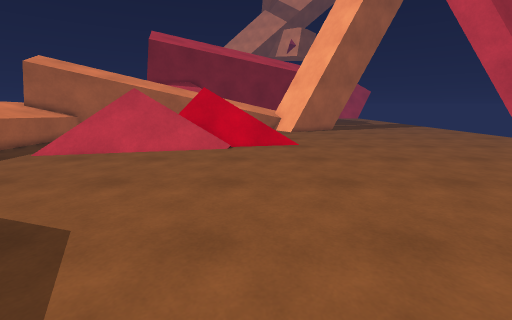
view 1 (above)

24 first-person views from a walk through a 3-D level made in the Unity game engine. The camera is 1.3 m above the floor, tilts 12° down and sees 90° across. The floor is counted in squares, 0.5 m on a side. Each view is taken from the middle of a square. On the plan, view 1 faces up. The plan holds only what a view shows up to about 18 squares ahead; the rest is blank. The place goes on beyond the plan.

view 2
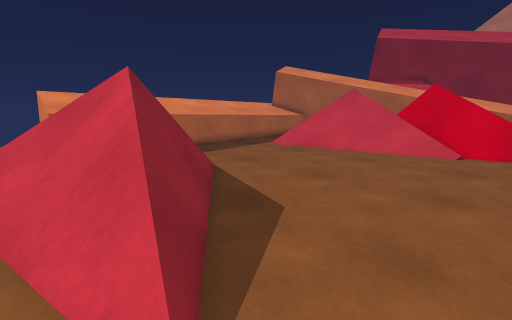

view 3
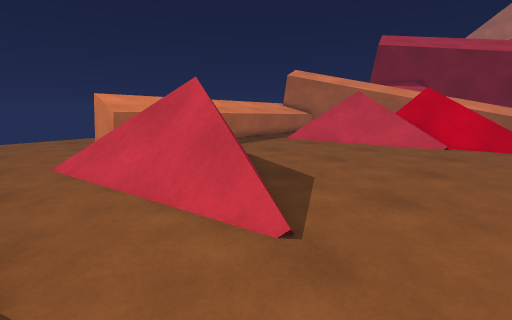

view 4
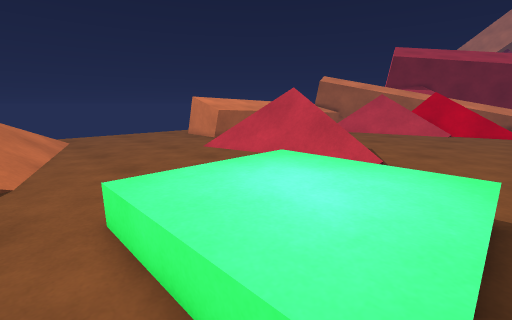

view 5
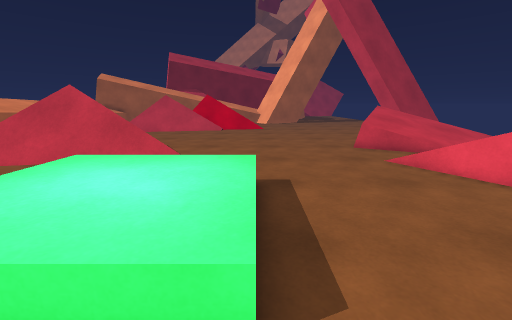

view 6
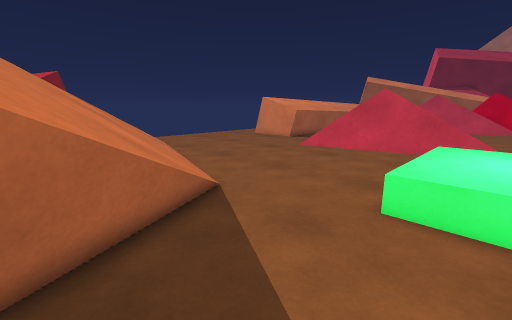

view 7
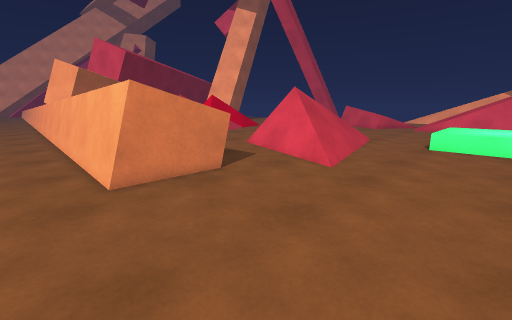

view 8
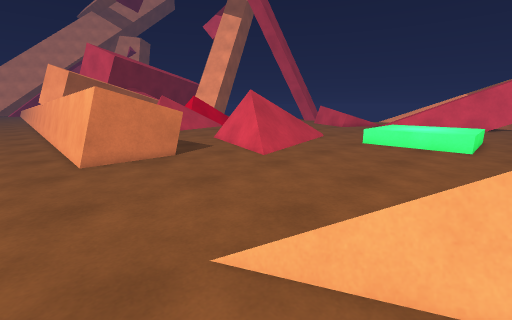

view 9
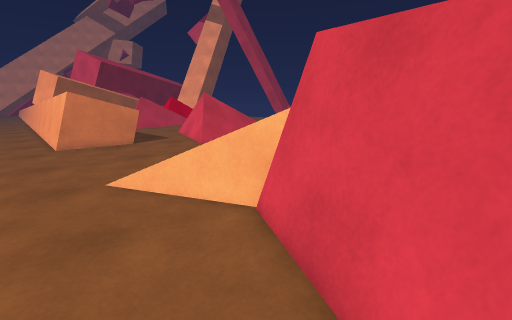

view 10
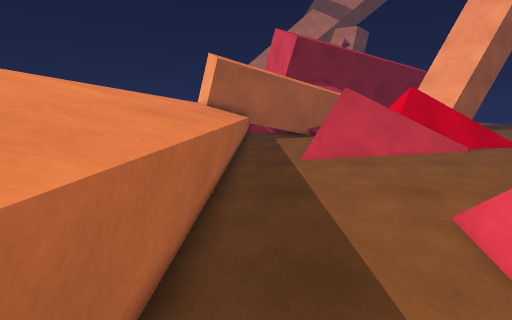

view 11
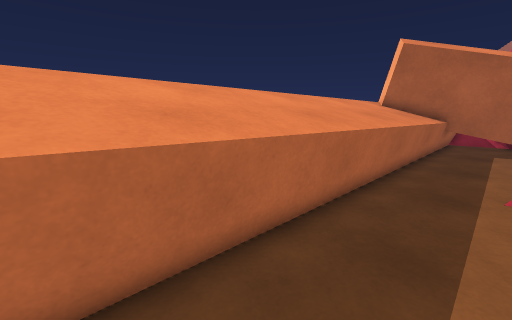

view 12
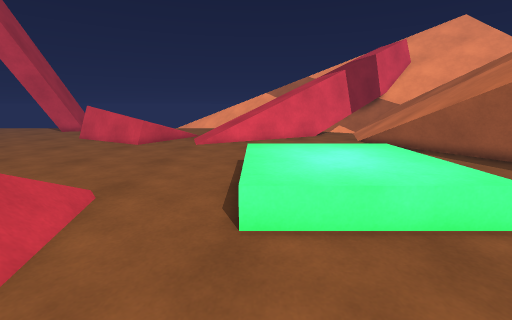

view 13
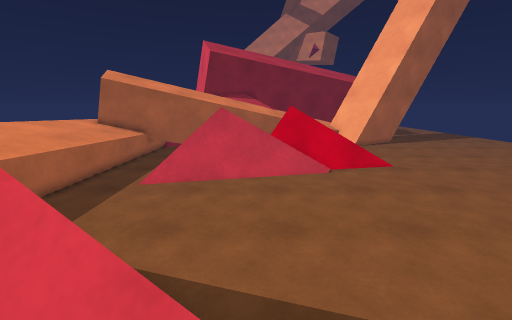

view 14
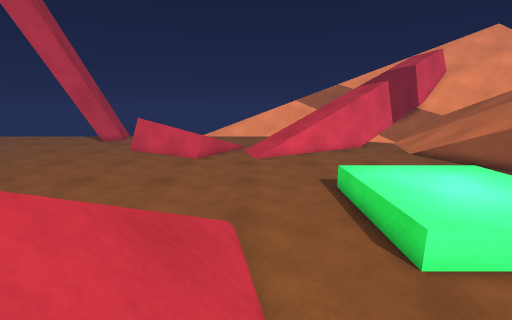

view 15
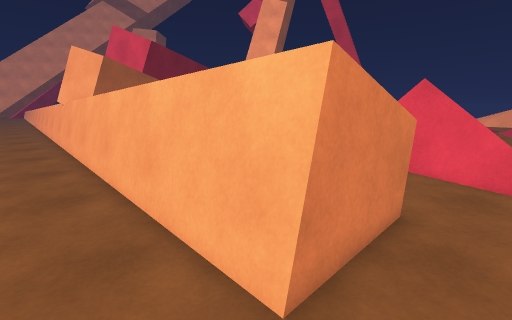

view 16
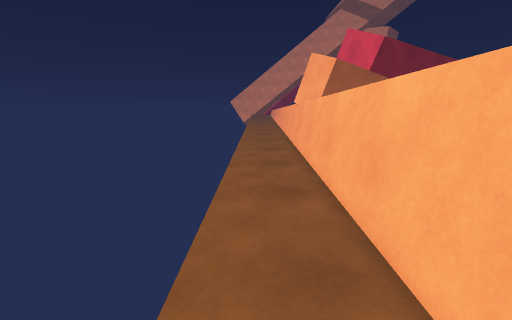

view 17
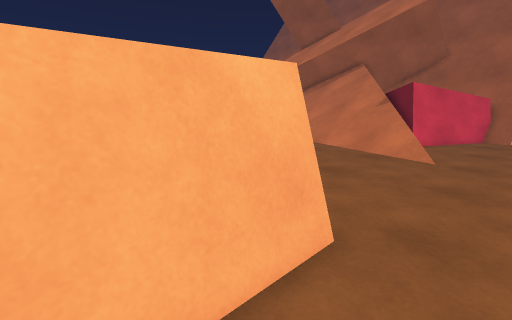

view 18
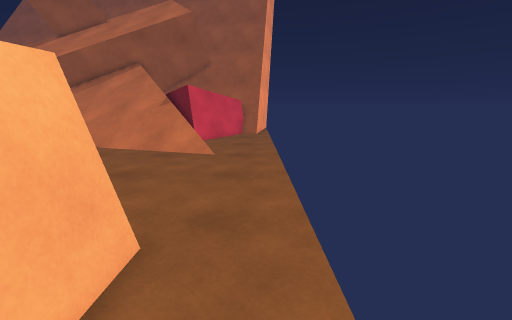

view 19
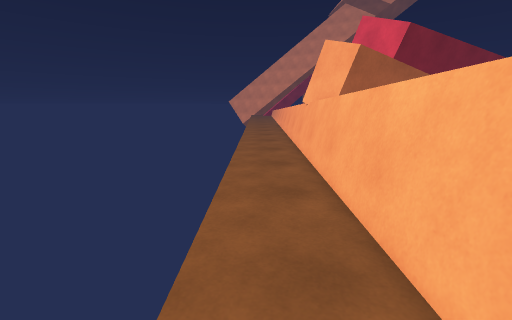

view 20
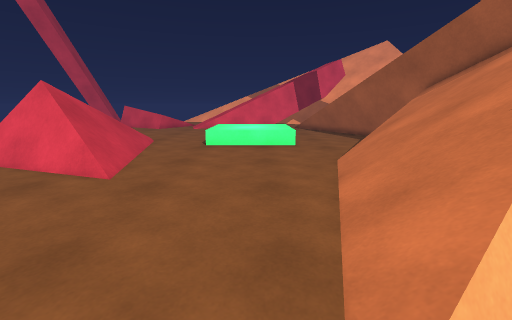

view 21
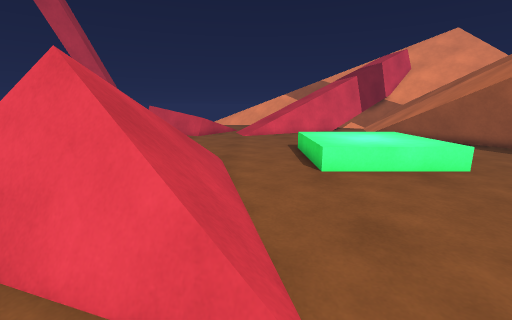

view 22
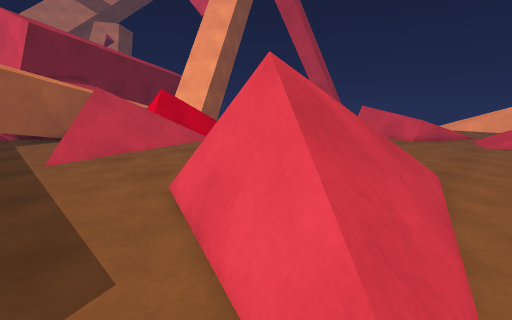

view 23
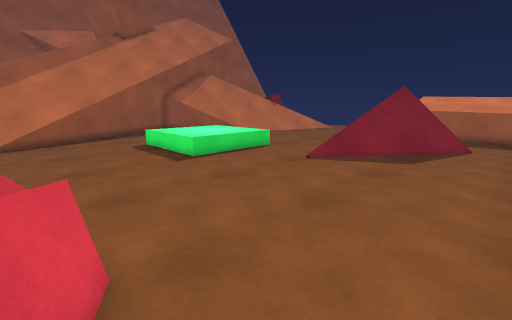

view 24
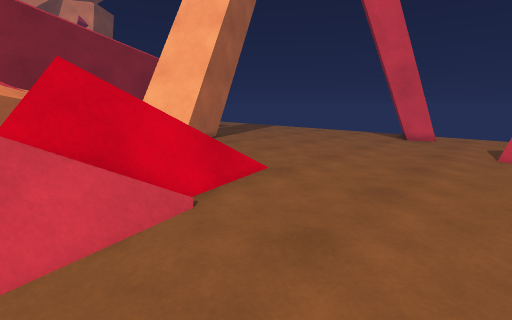

### Floor plan
Key: @ floor where view 1 was taken; # wall or solid block; . main floor; : floor 0.25 m higher than the main floor; + floor 0.5 m higher than the main floor; / step, stairs or slope; = window, fence, low wall or low ledge; ^ raised ledge; v drop or lower ground.
Columns run from 23 left of view 1 to 9 right of it. Each row starts with its distance up from view 1.
 19 ....#^^^^....=     ##  =   ......
 18 ....#^^^^....=   = ####^= .......
 17 ....#^^^^....= ////======........
 16 ....#^^^^...==///////:...........
 15 ....#^^^^...v//////..............
 14 ....#^^^^...///..................
 13 ....#^^^^........................
 12 ....#^^^^........................
 11 ....#^^^^........................
 10 ....#^^^^........................
  9 ....#^^^^........................
  8 ....#^^^^........................
  7 ....#^^^^.......................
  6 ....#^^^^.....=.................=
  5 ....#^^^^....#^=#...............=
  4 ...##^^^^....=#===.............=#
  3 ...=#^^^^....=#/#==.............=
  2 ...=#^^^^...#=//////.............
  1 ............=#///////............
  0 ............=//////....@.........
 -1 ...........////................./
 -2 ................................/
 -3 .................................
 -4 .................../+++++/.......
 -5 .................../+++++/.......
 -6 .................../+++++/.......
 -7 .................../+++++/.......
 -8 .................../+++++/.......
 -9 ....////.........../+++++/.......
-10 .....#/////......................
-11 .....v/////////..................
-12  ....#=/////////.......  . ...../
-13  ....=#//////////...........#v=//
-14  ....##v//////////... ....#//////
-15  ...=#v  ////////v..     ////////
-16  ...#v    ////////v  .   ////////
-17  ..##       ///////       ///////
-18  ###            #//        //////
-19  =#                           ///
-20  ##

Where each view was taken, in squares from view 1:
view 1: 0 up, 0 right, facing up
view 2: 0 up, 0 right, facing up-left
view 3: 3 down, 1 right, facing up-left
view 4: 11 down, 2 right, facing up-left
view 5: 12 down, 2 right, facing up
view 6: 16 down, 2 left, facing up-left
view 7: 7 down, 22 left, facing up-right
view 8: 11 down, 22 left, facing up-right
view 9: 17 down, 22 left, facing up-right
view 10: 1 up, 14 left, facing up
view 11: 4 up, 12 left, facing up-left
view 12: 4 down, 9 left, facing right
view 13: 1 up, 6 left, facing up
view 14: 0 up, 9 left, facing right
view 15: 0 up, 22 left, facing up-right
view 16: 1 up, 22 left, facing up
view 17: 6 up, 22 left, facing down-right
view 18: 6 up, 22 left, facing down
view 19: 5 up, 22 left, facing up
view 20: 7 down, 21 left, facing right
view 21: 1 down, 14 left, facing right
view 22: 1 down, 13 left, facing up-right
view 23: 8 up, 9 right, facing down-left
view 24: 10 up, 5 left, facing up-right
